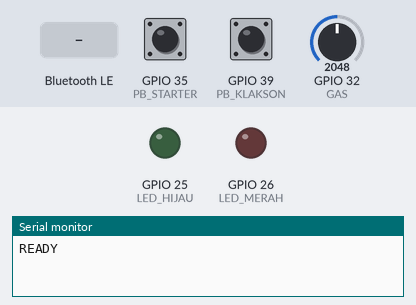
A sketch run on a simulated ESP32. Parts: output pins drawn as LEDs (lit = HIGH), the last lines printed to the serial monitor. Inputs (shaded band) come from the test bench; at power-on: GPIO 35 (PB_STARTER) HIGH, GPIO 32 (GAS) = 2048, GPIO 39 (PB_KLAKSON) HIGH (analog values on the 0–4095 scale). Random numbers use the default seed unless the sketch sets one; nothing arrives over Bluetooth unless stated; a phone connects over Bluetooth LE 3 s after start.

Above: at 1.2 s.
1.3 s: GPIO 35 (PB_STARTER) pulled LOW for 0.15 s
4.4 s: GPIO 32 (GAS) set to 1228
At 4.4 s:
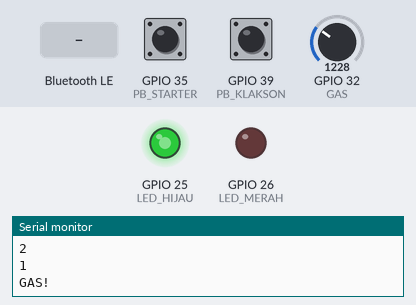
7.4 s: GPIO 39 (PB_KLAKSON) driven LOW
At 10.3 s:
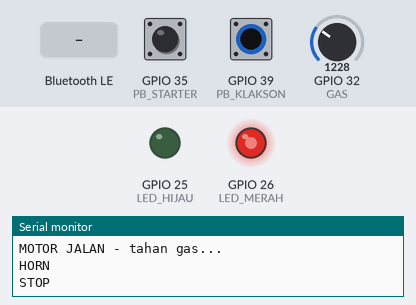
10.4 s: Bluetooth LE write "START" received
Timing chart, 0 to 13.4 s (numbered marks = the images above; inputs shaded):
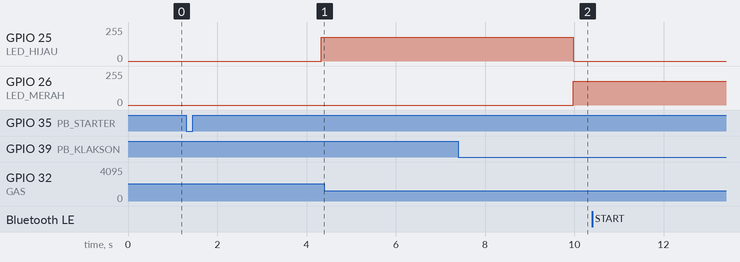

The sketch:

firmware.ino
```cpp
const int PB_STARTER = 35;
const int PB_REM     = 34;
const int PB_KLAKSON = 39;
const int GAS        = 32;
const int LED_HIJAU  = 25;
const int LED_MERAH  = 26;

#include <BLE2902.h>
#include <BLEDevice.h>
#include <BLEServer.h>
#include <BLEUtils.h>

// Gas diinjak jika nilai ADC <= 2000
const int AMBANG_GAS = 2000;

bool klaksonLama = HIGH;
int brightnessHijau = 180;
int brightnessMerah = 180;
unsigned long durasiStopMin = 3000;
unsigned long durasiStopMax = 6000;
bool remoteStartRequested = false;

static const char* SERVICE_UUID = "6e400001-b5a3-f393-e0a9-e50e24dcca9e";
static const char* CHARACTERISTIC_UUID = "6e400002-b5a3-f393-e0a9-e50e24dcca9e";
BLECharacteristic* bleCharacteristic = nullptr;

void kirimBLE(const String& pesan) {
  Serial.println(pesan);
  if (bleCharacteristic != nullptr) {
    bleCharacteristic->setValue(pesan.c_str());
    bleCharacteristic->notify();
  }
}

class CommandCallbacks : public BLECharacteristicCallbacks {
  void onWrite(BLECharacteristic* characteristic) override {
    String command = characteristic->getValue().c_str();
    int hijau;
    int merah;
    unsigned long minimum;
    unsigned long maksimum;
    if (sscanf(command.c_str(), "CFG g=%d r=%d min=%lu max=%lu", &hijau, &merah, &minimum, &maksimum) == 4) {
      brightnessHijau = constrain(hijau, 0, 255);
      brightnessMerah = constrain(merah, 0, 255);
      durasiStopMin = constrain(minimum, 1000UL, 60000UL);
      durasiStopMax = constrain(maksimum, durasiStopMin, 60000UL);
      kirimBLE("CONFIG OK");
    } else if (command == "START") {
      remoteStartRequested = true;
      kirimBLE("START OK");
    }
  }
};

void setupBLE() {
  BLEDevice::init("Reaction ESP32");
  BLEServer* server = BLEDevice::createServer();
  BLEService* service = server->createService(SERVICE_UUID);
  bleCharacteristic = service->createCharacteristic(
    CHARACTERISTIC_UUID,
    BLECharacteristic::PROPERTY_READ | BLECharacteristic::PROPERTY_WRITE | BLECharacteristic::PROPERTY_NOTIFY
  );
  bleCharacteristic->addDescriptor(new BLE2902());
  bleCharacteristic->setCallbacks(new CommandCallbacks());
  service->start();
  BLEAdvertising* advertising = BLEDevice::getAdvertising();
  advertising->addServiceUUID(SERVICE_UUID);
  advertising->start();
}

void cekKlakson() {
  bool klaksonBaru = digitalRead(PB_KLAKSON);

  if (klaksonLama == HIGH && klaksonBaru == LOW) {
    kirimBLE("HORN");
  }

  klaksonLama = klaksonBaru;
}

void setup() {
  Serial.begin(115200);
  pinMode(LED_HIJAU, OUTPUT);
  pinMode(LED_MERAH, OUTPUT);
  setupBLE();

  pinMode(PB_STARTER, INPUT);
  pinMode(PB_REM, INPUT);
  pinMode(PB_KLAKSON, INPUT);
  pinMode(GAS, INPUT);

  analogReadResolution(12);
  randomSeed(analogRead(GAS) ^ micros());

  kirimBLE("READY");
}

void loop() {
  cekKlakson();

  // Deteksi trigger mulai (baik dari Remote BLE maupun Tombol Fisik)
  bool startTriggered = false;
  if (remoteStartRequested) {
    remoteStartRequested = false;
    startTriggered = true;
  } else {
    // Tombol fisik starter (active LOW dengan edge detection dan debounce)
    static bool starterLama = HIGH;
    bool starterBaru = digitalRead(PB_STARTER);
    if (starterLama == HIGH && starterBaru == LOW) {
      delay(30);
      if (digitalRead(PB_STARTER) == LOW) {
        startTriggered = true;
      }
    }
    starterLama = starterBaru;
  }

  if (!startTriggered) {
    delay(10);
    return;
  }

  // Countdown 3, 2, 1
  for (int angka = 3; angka >= 1; angka--) {
    kirimBLE(String(angka));

    unsigned long awal = millis();

    while (millis() - awal < 1000) {
      cekKlakson();
      delay(1);
    }
  }

  // Mengukur reaksi gas
  analogWrite(LED_HIJAU, brightnessHijau);
  analogWrite(LED_MERAH, 0);
  kirimBLE("GAS!");

  unsigned long mulaiGas = millis();
  const unsigned long TIMEOUT_GAS_MS = 5000;

  while (analogRead(GAS) > AMBANG_GAS && (millis() - mulaiGas < TIMEOUT_GAS_MS)) {
    cekKlakson();
    delay(1);
  }

  unsigned long reaksiGas = millis() - mulaiGas;

  kirimBLE("GAS_RESULT " + String(reaksiGas));

  // Motor berjalan selama durasi acak
  Serial.println("MOTOR JALAN - tahan gas...");

  unsigned long mulaiJalan = millis();
  unsigned long durasiJalan = random(durasiStopMin, durasiStopMax + 1);

  while (millis() - mulaiJalan < durasiJalan) {
    cekKlakson();
    delay(1);
  }

  // Mengukur reaksi rem
  analogWrite(LED_HIJAU, 0);
  analogWrite(LED_MERAH, brightnessMerah);
  kirimBLE("STOP");

  unsigned long mulaiRem = millis();
  const unsigned long TIMEOUT_REM_MS = 5000;

  while (
    (analogRead(GAS) <= AMBANG_GAS || digitalRead(PB_REM) == HIGH) &&
    (millis() - mulaiRem < TIMEOUT_REM_MS)
  ) {
    cekKlakson();
    delay(1);
  }

  unsigned long reaksiRem = millis() - mulaiRem;

  unsigned long index = 100000UL / max(1UL, reaksiGas + reaksiRem);
  String hasil = "RESULT gas=" + String(reaksiGas) + " brake=" + String(reaksiRem) +
                 " index=" + String(index) + " timestamp=" + String(millis());
  analogWrite(LED_MERAH, 0);
  kirimBLE(hasil);
  delay(300);
}
```

Measured:
- after the input at 1.3 s, GPIO 25 (LED_HIJAU): 0/255 → 180/255 after 3.0 s
